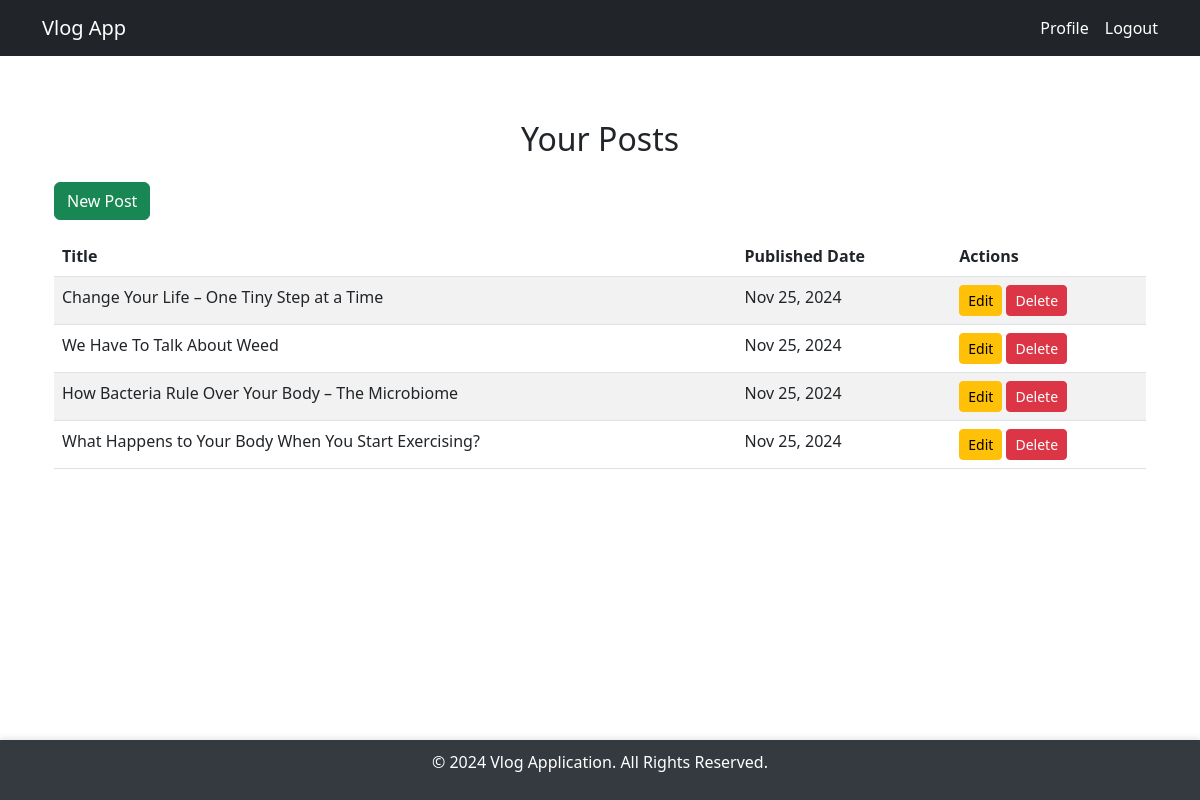
/vlog/profile/ (signed in), run on the app's committed database.
### vlog/models.py (models this page shows, shortened)
class VlogPost(models.Model):
    title = models.CharField(max_length=200, unique=True, verbose_name="Vlog Title")
    video_url = models.URLField(max_length=500, verbose_name="Video URL")
    description = models.TextField(verbose_name="Description")
    author = models.ForeignKey(User, on_delete=models.CASCADE, verbose_name="Author")
    published_date = models.DateTimeField(auto_now_add=True, verbose_name="Published Date")
    tags = models.CharField(max_length=200, verbose_name="Tags")

### vlog/views.py (the view)
# urls.py: path('profile/', profile, name='profile'),
def profile(request):
    user_posts = VlogPost.objects.filter(author=request.user)
    return render(request, 'profile.html', {'user_posts': user_posts})

### vlog/templates/profile.html (shortened to what this page needs)
{% extends 'base.html' %}
{% block content %}
<div class="container mt-5">
    <h2 class="text-center">Your Posts</h2>
    <button type="button" class="btn btn-success my-3" data-bs-toggle="modal" data-bs-target="#createVlogModal">
        New Post
    </button>
    <table class="table table-striped">
        <thead>
            <tr>
                <th>Title</th>
                <th>Published Date</th>
                <th>Actions</th>
            </tr>
        </thead>
        <tbody>
            {% for post in user_posts %}
            <tr>
                <td>{{ post.title }}</td>
                <td>{{ post.published_date|date:"M d, Y" }}</td>
                <td>
                    <button type="button" class="btn btn-warning btn-sm" data-bs-toggle="modal" data-bs-target="#editVlogModal-{{ post.id }}">
                        Edit
                    </button>
                    <button type="button" class="btn btn-danger btn-sm" data-bs-toggle="modal" data-bs-target="#deleteVlogModal-{{ post.id }}">
                        Delete
                    </button>
                </td>
            </tr>
            {% empty %}
            <tr>
                <td colspan="3" class="text-center">You have no posts.</td>
            </tr>
            {% endfor %}
        </tbody>
    </table>
</div>
{% endblock %}

### vlog/static/css/styles.css (style rules this page uses)
html, body { height: 100%; margin: 0; display: flex; flex-direction: column; }
* { box-sizing: border-box; transition: all 0.3s ease-in-out; }

### data on the page
VlogPost: title "Change Your Life – One Tiny Step at a Time", published_date "Nov 25, 2024"
VlogPost: title "We Have To Talk About Weed", published_date "Nov 25, 2024"
VlogPost: title "How Bacteria Rule Over Your Body – The Microbiome", published_date "Nov 25, 2024"
VlogPost: title "What Happens to Your Body When You Start Exercising?", published_date "Nov 25, 2024"
